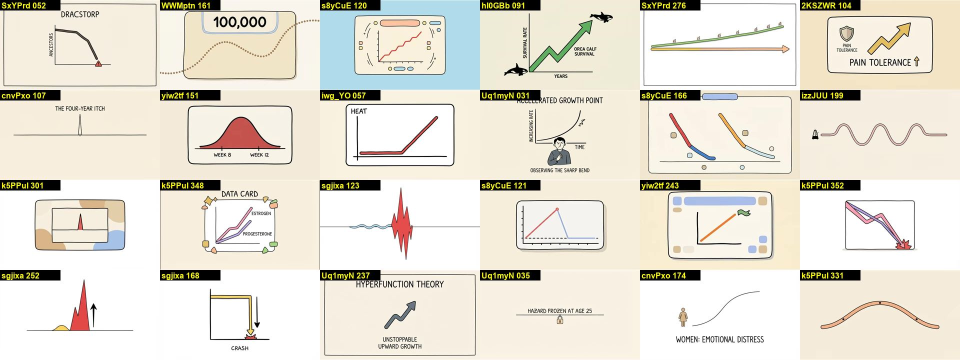
#> input picture examples/apefully/chart-line.jpg, 1920 x 720 px, given as the content of the folder ../../../examples/apefully/chart-line.jpg, which was not available (shown at 1/2 size)
$ python sheets.py ../../../examples/apefully/chart-line.jpg ../../../examples/apefully/chart-pie.jpg
#> lines starting #> are read from the running program, lines starting #| are printed output that depends on the picture; pictures that were not available may be replaced by others from this repository, and a replacement may not be noted
"""Labelled contact sheets of Flow images: python sheets.py <flowdir> <outdir> [cols rows]"""
import sys, pathlib, json
from PIL import Image, ImageDraw, ImageFont
src, out = pathlib.Path(sys.argv[1]), pathlib.Path(sys.argv[2]); out.mkdir(exist_ok=True)
cols, rows = 4, 3; W, H = 480, 270
files = sorted(src.glob("*.jpg")) + sorted(src.glob("*.png"))
f = ImageFont.truetype("C:/Windows/Fonts/arialbd.ttf", 30)
for n in range(0, len(files), cols*rows):
    chunk = files[n:n+cols*rows]
    sheet = Image.new("RGB", (cols*W, rows*(H+40)), "white"); d = ImageDraw.Draw(sheet)
#> after `sheet = Image.new('RGB', (cols * W, rows * (H + 40)), 'white')`: sheet: PIL image 1920x930 RGB; every value is 255
    for k, p in enumerate(chunk):
        im = Image.open(p).convert("RGB"); im.thumbnail((W, H))
#> further down, im is the input picture: PIL image 1920x720 RGB; mean R, G, B 230.6, 225.9, 214.5
#> after `im.thumbnail((W, H))`:
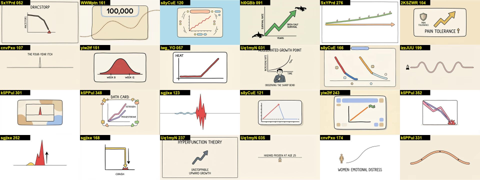
#> im: PIL image 480x180 RGB; mean R, G, B 230.6, 225.9, 214.5
        x, y = (k % cols)*W, (k // cols)*(H+40)
        sheet.paste(im, (x + (W-im.width)//2, y + 40)); d.text((x+8, y+4), p.stem, font=f, fill="black")
#> after `sheet.paste(im, (x + (W - im.width) // 2, y + 40))`:
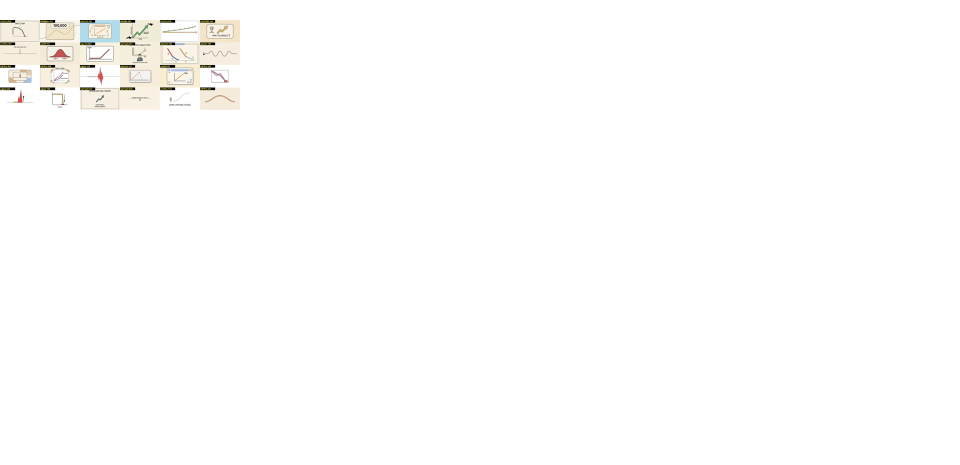
#> sheet: PIL image 1920x930 RGB (shown at 1/2 size); mean R, G, B 253.8, 253.6, 253
    name = out / f"sheet_{chunk[0].stem}_{chunk[-1].stem}.jpg"; sheet.save(name, quality=85); print(name.name, len(chunk))

$ run again, on examples/apefully/chart-pie.jpg
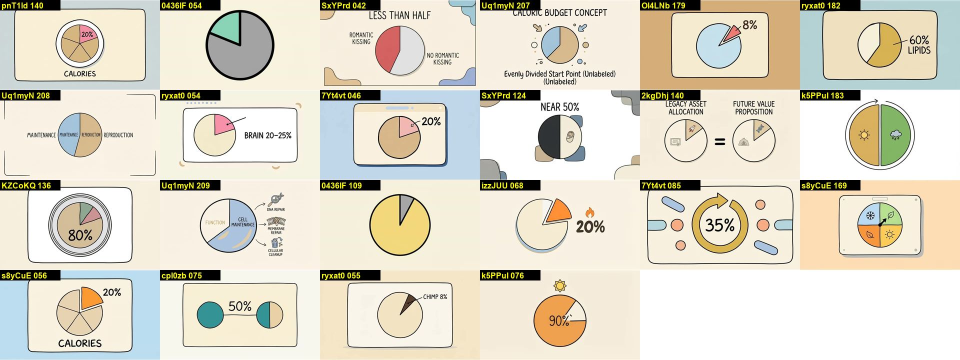
#> input picture examples/apefully/chart-pie.jpg, 1920 x 720 px, given as the content of the folder ../../../examples/apefully/chart-pie.jpg, which was not available (shown at 1/2 size)
#> im is the input picture: PIL image 1920x720 RGB; mean R, G, B 223, 217.7, 202.2
#> `im.thumbnail((W, H))`:
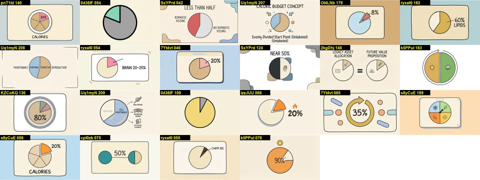
#> im: PIL image 480x180 RGB; mean R, G, B 223, 217.7, 202.3
#> `sheet.paste(im, (x + (W - im.width) // 2, y + 40))`:
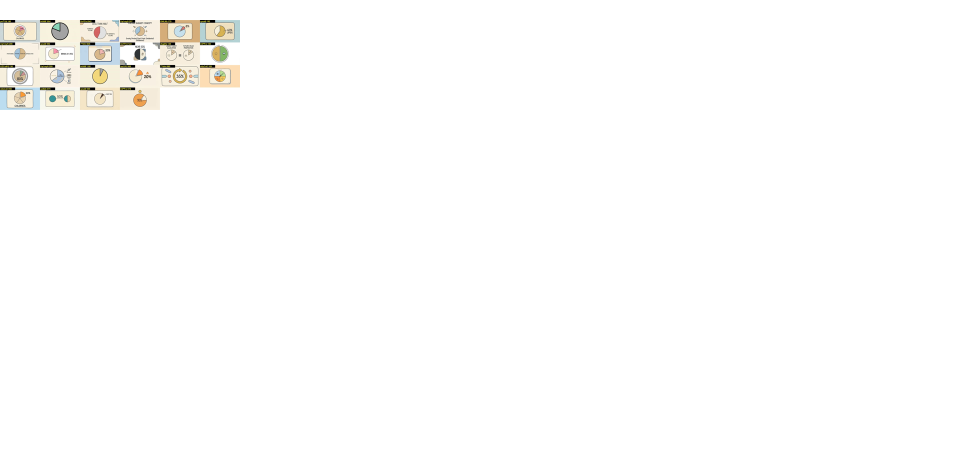
#> sheet: PIL image 1920x930 RGB (shown at 1/2 size); mean R, G, B 253.5, 253.2, 252.4

$ run again, on examples/apefully/gauge.jpg
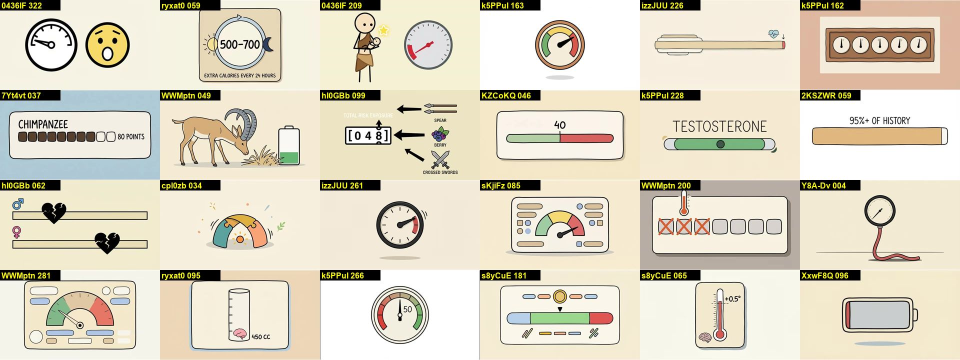
#> input picture examples/apefully/gauge.jpg, 1920 x 720 px, given as the content of the folder ../../../examples/apefully/gauge.jpg, which was not available (shown at 1/2 size)
#> im is the input picture: PIL image 1920x720 RGB; mean R, G, B 220.8, 213.8, 195.3
#> `im.thumbnail((W, H))`:
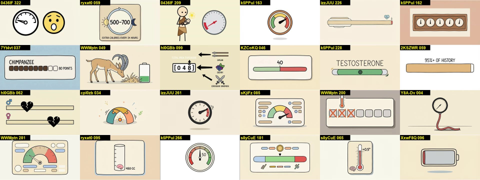
#> im: PIL image 480x180 RGB; mean R, G, B 220.8, 213.9, 195.3
#> `sheet.paste(im, (x + (W - im.width) // 2, y + 40))`:
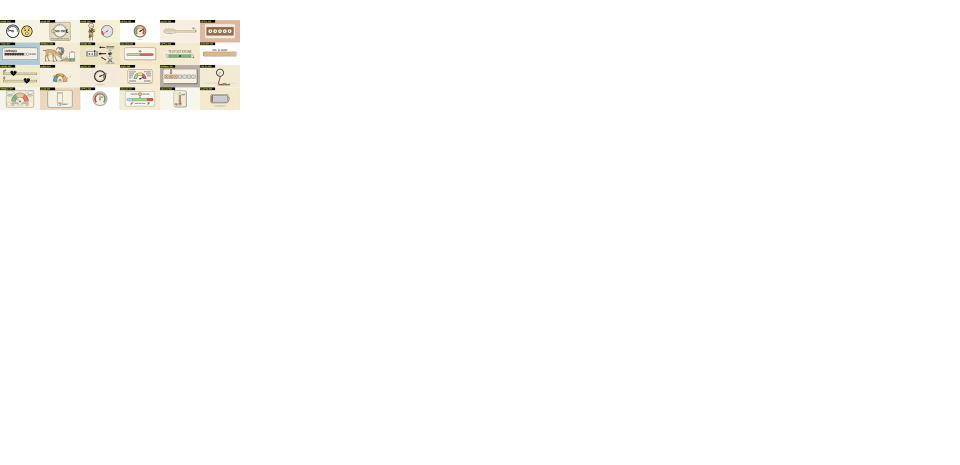
#> sheet: PIL image 1920x930 RGB (shown at 1/2 size); mean R, G, B 253.3, 253, 252.1
